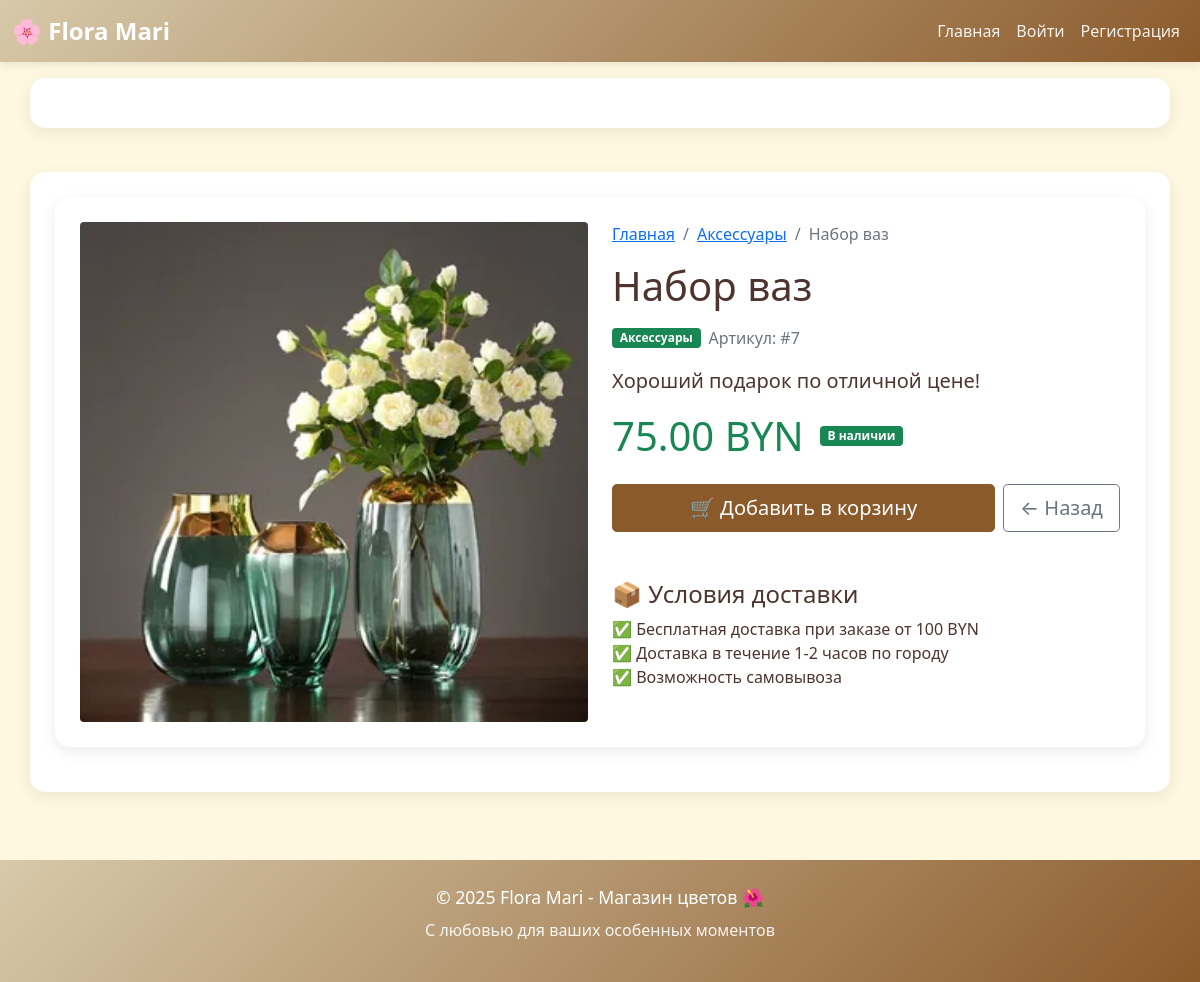
Page /product/7/ on the committed database.
### shop/models.py (models this page shows, shortened)
class Product(models.Model):
    CATEGORY_CHOICES =[
        ('BOUQUET','Букеты'),
        ('POT','Комнактные расстения'),
        ('DRIED','Сухоцветы'),
        ('ACCESSORY','Аксессуары'),
    ]
    name = models.CharField(max_length=200, verbose_name="Название")
    description = models.TextField(blank=True, verbose_name="Описание")
    price = models.DecimalField(
        max_digits=10,
        decimal_places=2,
        validators=[MinValueValidator(Decimal('0.01'))],
        verbose_name="Цена"
    )
    image = models.ImageField(
        upload_to='products/',
        blank=True,
        verbose_name="Изображение",
        help_text="Формат: JPG, PNG. Максимальный размер: 2MB"
    )
    category = models.CharField(
        max_length=20,
        choices= CATEGORY_CHOICES,
        default='BOUQUET',
        verbose_name="Категория"
    )
    is_active = models.BooleanField(default=True, verbose_name="Активный")
    created_at = models.DateTimeField(auto_now_add=True)
    updated_at = models.DateTimeField(auto_now=True)
    class Meta:
        verbose_name = "Товар"
        verbose_name_plural = "Товары"
        ordering = ['-created_at']

### shop/views.py (the view)
# urls.py: path('product/<int:product_id>/', views.product_detail, name='product_detail'),
def product_detail(request, product_id):
    product = get_object_or_404(Product, id=product_id, is_active=True)
    return render(request, 'shop/product_detail.html', {'product': product})

### cart/views.py (called while the page is built)
def cart_items_count(request):
    if request.user.is_authenticated:
        count = CartItem.objects.filter(user=request.user).count()
    else:
        count = 0
    return {'cart_items_count': count}

### shop/templates/shop/product_detail.html
{% extends 'shop/base.html' %}
{% block content %}
<div class="container">
    <div class="row">
        <div class="col-md-6">
            {% if product.image %}
            <img src="{{ product.image.url }}" class="img-fluid rounded" alt="{{ product.name }}"
                 style="max-height: 500px; width: 100%; object-fit: cover;">
            {% else %}
            <div class="bg-light rounded d-flex align-items-center justify-content-center"
                 style="height: 300px;">
                <span class="display-1">🌸</span>
            </div>
            {% endif %}
        </div>
        <div class="col-md-6">
            <nav aria-label="breadcrumb">
                <ol class="breadcrumb">
                    <li class="breadcrumb-item"><a href="/">Главная</a></li>
                    <li class="breadcrumb-item"><a href="/?category={{ product.category }}">
                        {{ product.get_category_display }}
                    </a></li>
                    <li class="breadcrumb-item active">{{ product.name }}</li>
                </ol>
            </nav>
            <h1 class="mb-3">{{ product.name }}</h1>
            <div class="d-flex align-items-center mb-3">
                <span class="badge bg-success me-2">{{ product.get_category_display }}</span>
                <span class="text-muted">Артикул: #{{ product.id }}</span>
            </div>
            <p class="lead">{{ product.description }}</p>
            <div class="d-flex align-items-center mb-4">
                <span class="display-6 text-success me-3">{{ product.price }} BYN</span>
                {% if product.is_active %}
                <span class="badge bg-success">В наличии</span>
                {% else %}
                <span class="badge bg-secondary">Нет в наличии</span>
                {% endif %}
            </div>
            <div class="d-grid gap-2 d-md-flex">
                <a href="{% url 'cart:add_to_cart' product.id %}" class="btn btn-success btn-lg flex-fill">
                    🛒 Добавить в корзину
                </a>
                <a href="/" class="btn btn-outline-secondary btn-lg">
                    ← Назад
                </a>
            </div>
            <div class="mt-5">
                <h4>📦 Условия доставки</h4>
                <ul class="list-unstyled">
                    <li>✅ Бесплатная доставка при заказе от 100 BYN</li>
                    <li>✅ Доставка в течение 1-2 часов по городу</li>
                    <li>✅ Возможность самовывоза</li>
                </ul>
            </div>
        </div>
    </div>
</div>
{% endblock %}

### shop/templates/shop/base.html (style rules this page uses)
:root { --beige-primary: #f5e8d3; --beige-dark: #d7c9aa; --brown-accent: #8b5a2b; --chocolate: #5d4037; --cream: #fff8e1; --text-dark: #4e342e; }
body { background-color: var(--cream); color: var(--text-dark); }
.btn-success { background-color: var(--brown-accent); border-color: var(--brown-accent); color: white; }
.container { background-color: white; border-radius: 15px; padding: 25px; box-shadow: 0 5px 15px rgba(0,0,0,0.08); margin-bottom: 20px; }
html, body { height: 100%; }
body { display: flex; flex-direction: column; min-height: 100vh; }

### rows in the picture
Product: image (picture), category "Аксессуары", name "Набор ваз", id "7", description "Хороший подарок по отличной цене!", price "75.00"
